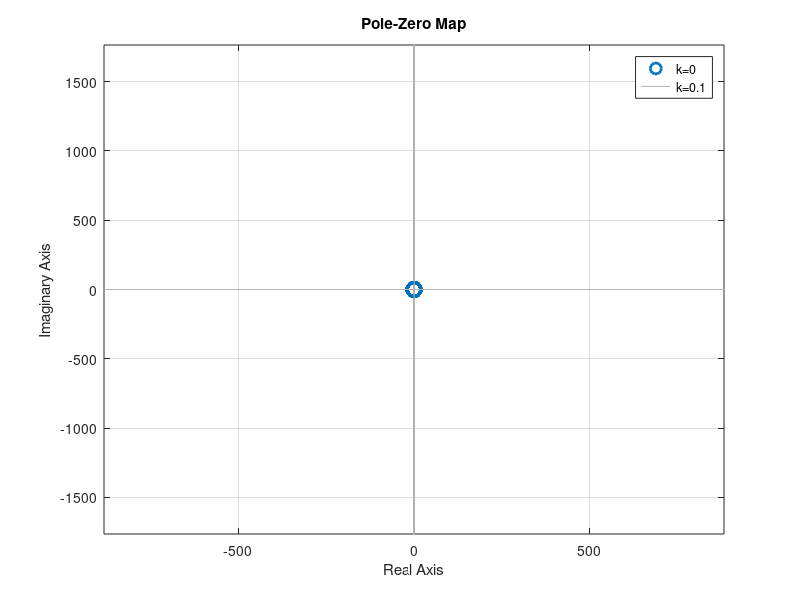
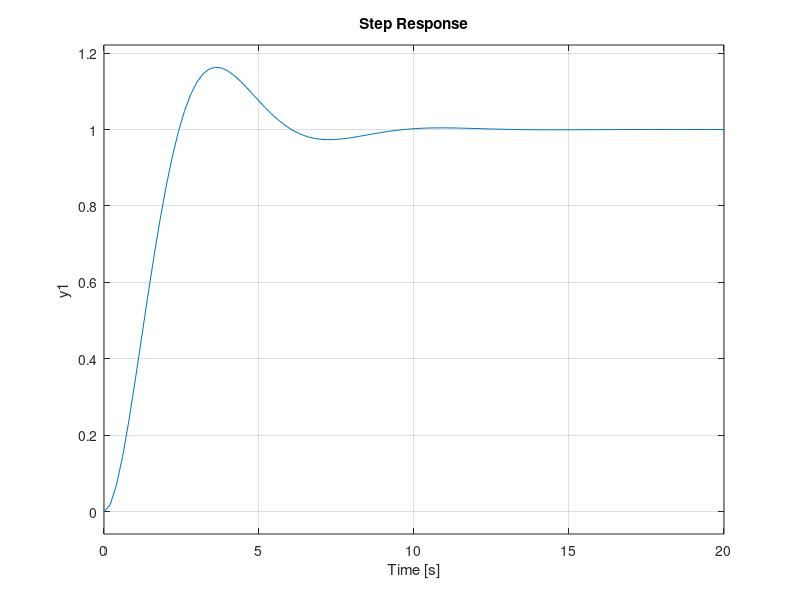
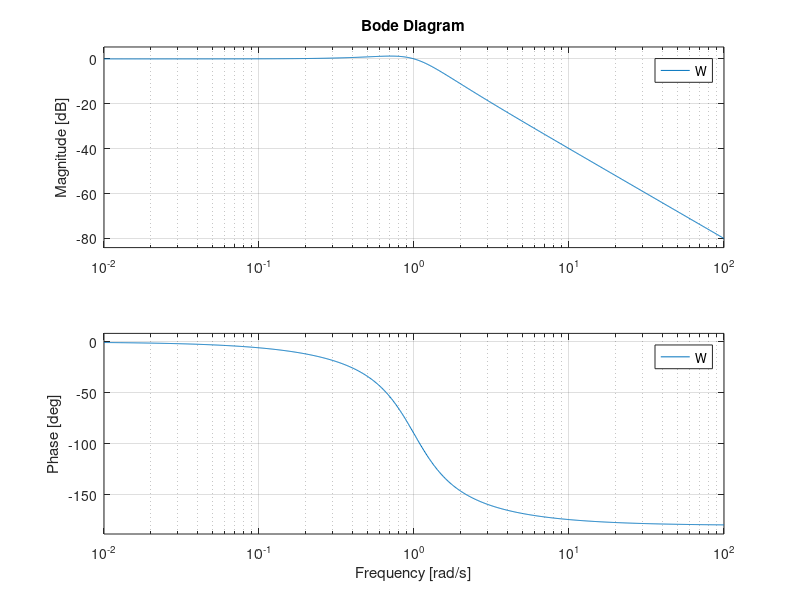
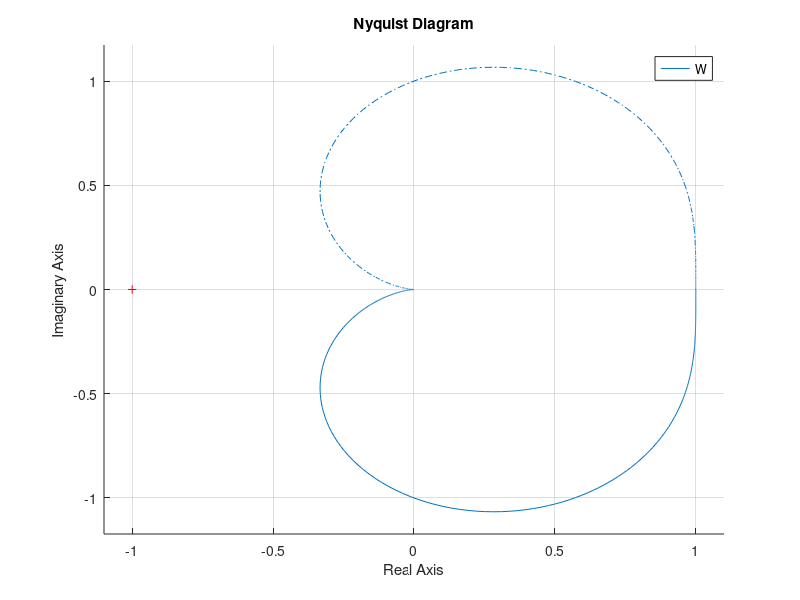

Reproduce these figures in MATLAB, in order.
figure(1)
hold on
for i=0:0.1:4
    W = tf([2 3 1+i i],1);
    pzmap(W)
end
legend("k=0","k=0.1")

k = 1;
W=tf([2*k k],[2 3 2*k+1 k]);
figure(2)
hold on
step(W)
figure(3)
hold on
bode(W)
figure(4)
hold on
nyquist(W)

figure(5)
hold on
for i=0:0.1:4
    W = tf([1 1 i],1);
    pzmap(W)
end
legend("k=0","k=0.1")